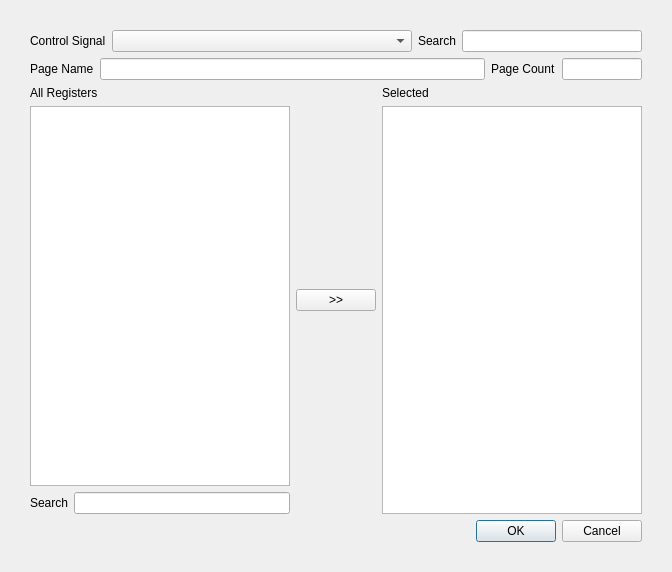
<?xml version="1.0" encoding="UTF-8"?>
<ui version="4.0">
 <class>EditRegisterPageDialog</class>
 <widget class="QDialog" name="EditRegisterPageDialog">
  <property name="geometry">
   <rect>
    <x>0</x>
    <y>0</y>
    <width>672</width>
    <height>572</height>
   </rect>
  </property>
  <property name="windowTitle">
   <string>Dialog</string>
  </property>
  <layout class="QVBoxLayout" name="verticalLayout">
   <property name="leftMargin">
    <number>30</number>
   </property>
   <property name="topMargin">
    <number>30</number>
   </property>
   <property name="rightMargin">
    <number>30</number>
   </property>
   <property name="bottomMargin">
    <number>30</number>
   </property>
   <item>
    <layout class="QHBoxLayout" name="layoutControlSignal">
     <item>
      <widget class="QLabel" name="labelControlSignal">
       <property name="sizePolicy">
        <sizepolicy hsizetype="Fixed" vsizetype="Preferred">
         <horstretch>0</horstretch>
         <verstretch>0</verstretch>
        </sizepolicy>
       </property>
       <property name="text">
        <string>Control Signal</string>
       </property>
      </widget>
     </item>
     <item>
      <widget class="QComboBox" name="comboBoxControlSignal">
       <property name="sizePolicy">
        <sizepolicy hsizetype="Expanding" vsizetype="Fixed">
         <horstretch>0</horstretch>
         <verstretch>0</verstretch>
        </sizepolicy>
       </property>
       <property name="minimumSize">
        <size>
         <width>300</width>
         <height>0</height>
        </size>
       </property>
       <property name="maximumSize">
        <size>
         <width>350</width>
         <height>16777215</height>
        </size>
       </property>
       <property name="editable">
        <bool>false</bool>
       </property>
      </widget>
     </item>
     <item>
      <widget class="QLabel" name="labelSearchControlSignal">
       <property name="text">
        <string>Search</string>
       </property>
      </widget>
     </item>
     <item>
      <widget class="QLineEdit" name="lineEditSearchControlSignal"/>
     </item>
    </layout>
   </item>
   <item>
    <layout class="QHBoxLayout" name="layoutPageNameCount">
     <item>
      <widget class="QLabel" name="labelName">
       <property name="text">
        <string>Page Name</string>
       </property>
      </widget>
     </item>
     <item>
      <widget class="QLineEdit" name="lineEditName"/>
     </item>
     <item>
      <widget class="QLabel" name="labelPageCount">
       <property name="text">
        <string>Page Count</string>
       </property>
      </widget>
     </item>
     <item>
      <widget class="QLineEdit" name="lineEditPageCount">
       <property name="sizePolicy">
        <sizepolicy hsizetype="Fixed" vsizetype="Fixed">
         <horstretch>0</horstretch>
         <verstretch>0</verstretch>
        </sizepolicy>
       </property>
       <property name="minimumSize">
        <size>
         <width>80</width>
         <height>0</height>
        </size>
       </property>
       <property name="maximumSize">
        <size>
         <width>80</width>
         <height>16777215</height>
        </size>
       </property>
      </widget>
     </item>
    </layout>
   </item>
   <item>
    <layout class="QHBoxLayout" name="horizontalLayout">
     <item>
      <layout class="QVBoxLayout" name="layoutAll">
       <item>
        <widget class="QLabel" name="labelAll">
         <property name="text">
          <string>All Registers</string>
         </property>
        </widget>
       </item>
       <item>
        <widget class="QTableWidget" name="tableWidgetAll">
         <property name="editTriggers">
          <set>QAbstractItemView::NoEditTriggers</set>
         </property>
         <property name="selectionMode">
          <enum>QAbstractItemView::SingleSelection</enum>
         </property>
         <property name="selectionBehavior">
          <enum>QAbstractItemView::SelectRows</enum>
         </property>
         <attribute name="horizontalHeaderVisible">
          <bool>false</bool>
         </attribute>
         <attribute name="horizontalHeaderStretchLastSection">
          <bool>true</bool>
         </attribute>
         <attribute name="verticalHeaderVisible">
          <bool>false</bool>
         </attribute>
         <attribute name="verticalHeaderDefaultSectionSize">
          <number>24</number>
         </attribute>
         <column>
          <property name="text">
           <string>Register ID</string>
          </property>
         </column>
         <column>
          <property name="text">
           <string>Register</string>
          </property>
         </column>
        </widget>
       </item>
       <item>
        <layout class="QHBoxLayout" name="layoutSearchRegister">
         <item>
          <widget class="QLabel" name="labelSearchRegister">
           <property name="text">
            <string>Search</string>
           </property>
          </widget>
         </item>
         <item>
          <widget class="QLineEdit" name="lineEditSearchRegister"/>
         </item>
        </layout>
       </item>
      </layout>
     </item>
     <item>
      <widget class="QPushButton" name="pushButton">
       <property name="text">
        <string>&gt;&gt;</string>
       </property>
      </widget>
     </item>
     <item>
      <layout class="QVBoxLayout" name="layoutSelected">
       <item>
        <widget class="QLabel" name="labelSelected">
         <property name="text">
          <string>Selected</string>
         </property>
        </widget>
       </item>
       <item>
        <widget class="QTableWidget" name="tableWidgetSelected">
         <property name="editTriggers">
          <set>QAbstractItemView::NoEditTriggers</set>
         </property>
         <property name="selectionMode">
          <enum>QAbstractItemView::SingleSelection</enum>
         </property>
         <property name="selectionBehavior">
          <enum>QAbstractItemView::SelectRows</enum>
         </property>
         <attribute name="horizontalHeaderVisible">
          <bool>false</bool>
         </attribute>
         <attribute name="horizontalHeaderStretchLastSection">
          <bool>true</bool>
         </attribute>
         <attribute name="verticalHeaderVisible">
          <bool>false</bool>
         </attribute>
         <attribute name="verticalHeaderDefaultSectionSize">
          <number>24</number>
         </attribute>
         <column>
          <property name="text">
           <string>Register ID</string>
          </property>
         </column>
         <column>
          <property name="text">
           <string>Register</string>
          </property>
         </column>
        </widget>
       </item>
      </layout>
     </item>
    </layout>
   </item>
   <item>
    <widget class="QDialogButtonBox" name="buttonBox">
     <property name="orientation">
      <enum>Qt::Horizontal</enum>
     </property>
     <property name="standardButtons">
      <set>QDialogButtonBox::Cancel|QDialogButtonBox::Ok</set>
     </property>
    </widget>
   </item>
  </layout>
 </widget>
 <tabstops>
  <tabstop>comboBoxControlSignal</tabstop>
  <tabstop>lineEditSearchControlSignal</tabstop>
  <tabstop>lineEditName</tabstop>
  <tabstop>lineEditPageCount</tabstop>
  <tabstop>tableWidgetAll</tabstop>
  <tabstop>lineEditSearchRegister</tabstop>
  <tabstop>pushButton</tabstop>
  <tabstop>tableWidgetSelected</tabstop>
 </tabstops>
 <resources/>
 <connections>
  <connection>
   <sender>buttonBox</sender>
   <signal>accepted()</signal>
   <receiver>EditRegisterPageDialog</receiver>
   <slot>accept()</slot>
   <hints>
    <hint type="sourcelabel">
     <x>272</x>
     <y>549</y>
    </hint>
    <hint type="destinationlabel">
     <x>157</x>
     <y>274</y>
    </hint>
   </hints>
  </connection>
  <connection>
   <sender>buttonBox</sender>
   <signal>rejected()</signal>
   <receiver>EditRegisterPageDialog</receiver>
   <slot>reject()</slot>
   <hints>
    <hint type="sourcelabel">
     <x>340</x>
     <y>549</y>
    </hint>
    <hint type="destinationlabel">
     <x>286</x>
     <y>274</y>
    </hint>
   </hints>
  </connection>
 </connections>
</ui>
